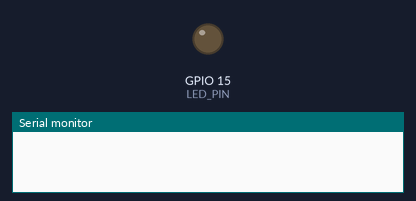
A sketch run on a simulated ESP32-C6. On the bench: output pins drawn as LEDs (lit = HIGH), the last lines printed to the serial monitor.

Above: at 0.0 s.
At 3.7 s:
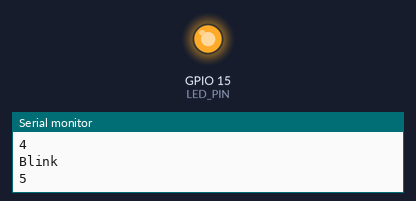
Timing chart, 0 to 5.3 s (numbered marks = the images above):
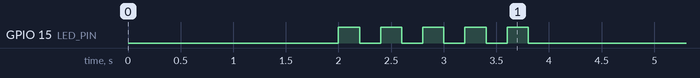

The sketch:

hello_world_simple.ino
```cpp
// Hello World ULTRA SIMPLE - ESP32-C6
// Sin librerías externas - Solo Serial y LED

constexpr uint8_t LED_PIN = 15;  // LED interno FireBeetle 2 ESP32-C6

void setup() {
  delay(2000);
  Serial.begin(115200);
  pinMode(LED_PIN, OUTPUT);
  digitalWrite(LED_PIN, HIGH);

  Serial.println("=== HELLO WORLD TEST ===");
  Serial.println("ESP32-C6 FireBeetle 2");
  Serial.println("LED blink starting...");

  // Parpadear LED 5 veces
  for(int i = 0; i < 5; i++) {
    Serial.println("Blink ");
    Serial.println(i + 1);
    digitalWrite(LED_PIN, HIGH);
    delay(200);
    digitalWrite(LED_PIN, LOW);
    delay(200);
  }

  Serial.println("Test completado!");
}

void loop() {
  // Nada
}
```
